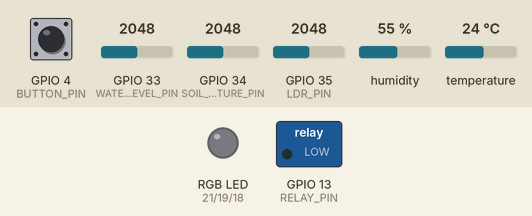
Recording of a sketch running on a simulated ESP32. Shown: switched loads named in the sketch (green lamp = pin HIGH), an RGB LED mixed from three pins (HIGH = lit). The test bench sets the inputs (shaded band); at power-on: GPIO 4 (BUTTON_PIN) LOW, GPIO 33 (WATER_LEVEL_PIN) = 2048, GPIO 34 (SOIL_MOISTURE_PIN) = 2048, GPIO 35 (LDR_PIN) = 2048, humidity 55 %, temperature 24 °C. WiFi joins after 1.5 s; servers stay silent unless stated; network time is answered at once with the bench clock; the local clock reads 2024-03-15 10:24:30 at power-on unless the sketch sets it; random numbers use the default seed unless the sketch sets one; no MQTT or app messages arrive unless stated; what the sketch prints to the serial monitor is not drawn.

Above: at 2.7 s.
2.8 s: GPIO 4 (BUTTON_PIN) pulled HIGH for 0.15 s
At 4.2 s:
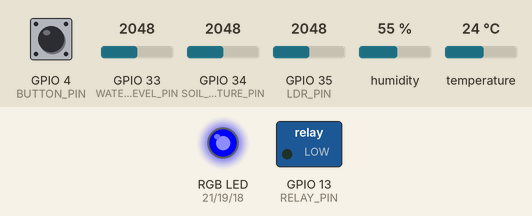
At 31.2 s:
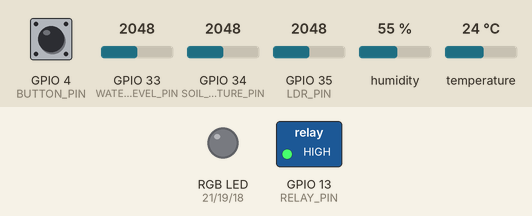
Timing chart, 0 to 31.5 s (numbered marks = the images above; inputs shaded):
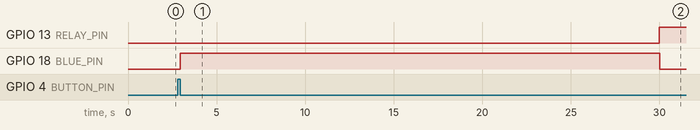

The sketch:

ardunino_pflanzenbewaesserung.ino
```cpp
#include <WiFi.h>
#include <PubSubClient.h>
#include <WiFiClientSecure.h>
#include <SPI.h>
#include <DHT.h>
#include <ArduinoJson.h>
#include <WiFiUdp.h>
#include <NTPClient.h>

// Pin Definitionen
#define DHTPIN 27             // DHT11 Daten-Pin
#define DHTTYPE DHT11         // DHT11 Sensortyp
#define SOIL_MOISTURE_PIN 34  // Bodenfeuchtigkeitssensor
#define LDR_PIN 35            // Lichtintensität (LDR)
#define WATER_LEVEL_PIN 33    // Wasserstandssensor
#define RELAY_PIN 13          // Relais-Pin für die Pumpe
#define BUTTON_PIN 4          // Taster-Pin für manuelle Pumpenaktivierung

// RGB LED
#define RED_PIN 21
#define GREEN_PIN 19
#define BLUE_PIN 18

// WLAN und MQTT Anmeldedaten
const char* ssid = "OnePlus Nord 2T";
const char* password = "123vier5sechs7";
const char* mqtt_server = "abf5695669a8496cbb7cb383b743fdcc.s1.eu.hivemq.cloud";
const char* mqtt_username = "EnzoZacharias";
const char* mqtt_password = "ahNg13Q4XeHr";
const int mqtt_port = 8883;

// Sicherer Client und MQTT Client
WiFiClientSecure espClient;
PubSubClient client(espClient);

// NTP-Client-Setup
WiFiUDP ntpUDP;
NTPClient timeClient(ntpUDP, "pool.ntp.org", 3600, 60000);  // UTC+1 Zeitzone

// Zertifikat
static const char* root_ca PROGMEM = R"EOF(
-----BEGIN CERTIFICATE-----
MIIFazCCA1OgAwIBAgIRAIIQz7DSQONZRGPgu2OCiwAwDQYJKoZIhvcNAQELBQAw
TzELMAkGA1UEBhMCVVMxKTAnBgNVBAoTIEludGVybmV0IFNlY3VyaXR5IFJlc2Vh
cmNoIEdyb3VwMRUwEwYDVQQDEwxJU1JHIFJvb3QgWDEwHhcNMTUwNjA0MTEwNDM4
WhcNMzUwNjA0MTEwNDM4WjBPMQswCQYDVQQGEwJVUzEpMCcGA1UEChMgSW50ZXJu
ZXQgU2VjdXJpdHkgUmVzZWFyY2ggR3JvdXAxFTATBgNVBAMTDElTUkcgUm9vdCBY
MTCCAiIwDQYJKoZIhvcNAQEBBQADggIPADCCAgoCggIBAK3oJHP0FDfzm54rVygc
h77ct984kIxuPOZXoHj3dcKi/vVqbvYATyjb3miGbESTtrFj/RQSa78f0uoxmyF+
0TM8ukj13Xnfs7j/EvEhmkvBioZxaUpmZmyPfjxwv60pIgbz5MDmgK7iS4+3mX6U
A5/TR5d8mUgjU+g4rk8Kb4Mu0UlXjIB0ttov0DiNewNwIRt18jA8+o+u3dpjq+sW
T8KOEUt+zwvo/7V3LvSye0rgTBIlDHCNAymg4VMk7BPZ7hm/ELNKjD+Jo2FR3qyH
B5T0Y3HsLuJvW5iB4YlcNHlsdu87kGJ55tukmi8mxdAQ4Q7e2RCOFvu396j3x+UC
B5iPNgiV5+I3lg02dZ77DnKxHZu8A/lJBdiB3QW0KtZB6awBdpUKD9jf1b0SHzUv
KBds0pjBqAlkd25HN7rOrFleaJ1/ctaJxQZBKT5ZPt0m9STJEadao0xAH0ahmbWn
OlFuhjuefXKnEgV4We0+UXgVCwOPjdAvBbI+e0ocS3MFEvzG6uBQE3xDk3SzynTn
jh8BCNAw1FtxNrQHusEwMFxIt4I7mKZ9YIqioymCzLq9gwQbooMDQaHWBfEbwrbw
qHyGO0aoSCqI3Haadr8faqU9GY/rOPNk3sgrDQoo//fb4hVC1CLQJ13hef4Y53CI
rU7m2Ys6xt0nUW7/vGT1M0NPAgMBAAGjQjBAMA4GA1UdDwEB/wQEAwIBBjAPBgNV
HRMBAf8EBTADAQH/MB0GA1UdDgQWBBR5tFnme7bl5AFzgAiIyBpY9umbbjANBgkq
hkiG9w0BAQsFAAOCAgEAVR9YqbyyqFDQDLHYGmkgJykIrGF1XIpu+ILlaS/V9lZL
ubhzEFnTIZd+50xx+7LSYK05qAvqFyFWhfFQDlnrzuBZ6brJFe+GnY+EgPbk6ZGQ
3BebYhtF8GaV0nxvwuo77x/Py9auJ/GpsMiu/X1+mvoiBOv/2X/qkSsisRcOj/KK
NFtY2PwByVS5uCbMiogziUwthDyC3+6WVwW6LLv3xLfHTjuCvjHIInNzktHCgKQ5
ORAzI4JMPJ+GslWYHb4phowim57iaztXOoJwTdwJx4nLCgdNbOhdjsnvzqvHu7Ur
TkXWStAmzOVyyghqpZXjFaH3pO3JLF+l+/+sKAIuvtd7u+Nxe5AW0wdeRlN8NwdC
jNPElpzVmbUq4JUagEiuTDkHzsxHpFKVK7q4+63SM1N95R1NbdWhscdCb+ZAJzVc
oyi3B43njTOQ5yOf+1CceWxG1bQVs5ZufpsMljq4Ui0/1lvh+wjChP4kqKOJ2qxq
4RgqsahDYVvTH9w7jXbyLeiNdd8XM2w9U/t7y0Ff/9yi0GE44Za4rF2LN9d11TPA
mRGunUHBcnWEvgJBQl9nJEiU0Zsnvgc/ubhPgXRR4Xq37Z0j4r7g1SgEEzwxA57d
emyPxgcYxn/eR44/KJ4EBs+lVDR3veyJm+kXQ99b21/+jh5Xos1AnX5iItreGCc=
-----END CERTIFICATE-----)EOF";

// Variablen
int soilMoistureValue, soilMoisturePercent, ldrValue, waterLevelValue;
float humidity, tempDHT, ldrPercent, waterLevelPercent;
volatile bool relayFlag = false;  // Flag für Relaisaktivierung
unsigned long relayActivationTime = 0;
bool isNightMode = false;  // Nachtmodus überprüfen
unsigned long lastDebounceTime = 0;
const unsigned long debounceDelay = 500; // 500 ms Tasterprellen

// Intervalle
const unsigned long dayInterval = 60000;  // 60 Sekunden am Tag

// DHT Sensor Initialisierung
DHT dht(DHTPIN, DHTTYPE);

// Funktionsprototypen
void readSensors();
void publishSensorData();
void goToDeepSleep(unsigned long sleepDuration);
void reconnectMQTT();
void updateRGBLED();
void setRGBColor(int r, int g, int b);
void IRAM_ATTR setRelayFlag() {
  unsigned long currentTime = millis();
  if (currentTime - lastDebounceTime > debounceDelay) {
    relayFlag = true;
    Serial.println("Pumpflag gesetzt!");
    setRGBColor(0, 0, 255);
    lastDebounceTime = currentTime;
  }
}

void callback(char* topic, byte* payload, unsigned int length) {
  String incomingMessage = "";
  for (int i = 0; i < length; i++) incomingMessage += (char)payload[i];
  if (String(topic) == "manuel_watering") {
    DynamicJsonDocument doc(256);
    if (deserializeJson(doc, incomingMessage) == DeserializationError::Ok) {
      if (doc["action"] == "water") setRelayFlag();
    }
  }
}

void setup() {
  Serial.begin(115200);

  // Verbindung zu WLAN herstellen
  WiFi.begin(ssid, password);
  while (WiFi.status() != WL_CONNECTED) {
    Serial.print(".");
    delay(500);
  }
  Serial.println("WLAN verbunden");

  // NTP-Client starten
  timeClient.begin();

  // MQTT-Client einrichten
  espClient.setCACert(root_ca);
  client.setServer(mqtt_server, mqtt_port);
  client.setCallback(callback);
  reconnectMQTT();

  // Sensoren und Pins initialisieren
  dht.begin();
  pinMode(RELAY_PIN, OUTPUT);
  pinMode(SOIL_MOISTURE_PIN, INPUT);
  pinMode(LDR_PIN, INPUT);
  pinMode(WATER_LEVEL_PIN, INPUT);
  pinMode(RED_PIN, OUTPUT);
  pinMode(GREEN_PIN, OUTPUT);
  pinMode(BLUE_PIN, OUTPUT);
  pinMode(BUTTON_PIN, INPUT_PULLDOWN);
  attachInterrupt(digitalPinToInterrupt(BUTTON_PIN), setRelayFlag, FALLING);

  readSensors();   // Sensordaten auslesen
  updateRGBLED();  // LED aktualisieren
}

void loop() {
  if (!client.connected()) reconnectMQTT();  // MQTT-Verbindung sicherstellen
  client.loop();

  // NTP-Zeitaktualisierung
  timeClient.update();
  if (timeClient.getEpochTime() == 0) {
    Serial.println("Fehler beim Abrufen der NTP-Zeit");
  } else {
    int hour = timeClient.getHours();
    int minute = timeClient.getMinutes();
    int second = timeClient.getSeconds();

    // Überprüfen, ob es Nacht ist (zwischen 20:00 und 07:00 Uhr)
    isNightMode = (hour >= 20 || hour < 7);

    if (isNightMode) {
      // Im Nachtmodus:
      // LED deaktivieren
      digitalWrite(RED_PIN, LOW);
      digitalWrite(GREEN_PIN, LOW);
      digitalWrite(BLUE_PIN, LOW);

      // Nicht-blockierender Puffer nach Deep Sleep
      static unsigned long wakeTime = 0;
      if (wakeTime == 0) wakeTime = millis();  // Aufwachzeitpunkt speichern
      if (millis() - wakeTime < 20000) {       // 20 Sekunden Puffer
        Serial.println("Warten auf Verbindungen...");
        return;  // Warten, bis 20 Sekunden vorbei sind
      }

      // Sensordaten auslesen und veröffentlichen
      readSensors();
      publishSensorData();

      // Deep Sleep bis zur nächsten vollen oder halben Stunde berechnen
      int sleepMinutes = (minute < 30) ? (30 - minute) : (60 - minute);
      unsigned long sleepDuration = (sleepMinutes * 60 - second) * 1000000; // Zeit bis zur nächsten Markierung in Mikrosekunden
      goToDeepSleep(sleepDuration);
    } else {
      // Im Tagmodus:
      static int lastMinute = -1;

      if (second == 0 && minute != lastMinute) {  // Neue Minute erreicht
        lastMinute = minute;

        // Überprüfung des Relais-Flags, um das Relais zu aktivieren
        if (relayFlag) {
          digitalWrite(RELAY_PIN, HIGH);  // Relais einschalten <= Pumpe aktivieren
          if (relayActivationTime == 0) {
            relayActivationTime = millis();  // Zeit für die Relais-Aktivierung setzen
            relayFlag = false;
          }
        }

        readSensors();        // Sensordaten auslesen
        updateRGBLED();       // LED aktualisieren
        publishSensorData();  // Sensordaten veröffentlichen
      }

      // Pumpe nach 2 Sekunden Bewässerung wieder deaktivieren
      if (relayActivationTime != 0) {
        if (millis() - relayActivationTime >= 2000) {
          digitalWrite(RELAY_PIN, LOW);  // Relais ausschalten
          relayActivationTime = 0;      // Relais-Aktivierungszeit zurücksetzen
          relayFlag = false;
        }
      }
    }
  }
}

// Funktion zum Auslesen der Sensoren
void readSensors() {
  soilMoistureValue = analogRead(SOIL_MOISTURE_PIN);
  soilMoisturePercent = map(soilMoistureValue, 3000, 500, 0, 100);
  humidity = dht.readHumidity();
  tempDHT = dht.readTemperature();
  ldrValue = analogRead(LDR_PIN);
  ldrPercent = map(ldrValue, 0, 4095, 0, 100);
  waterLevelValue = analogRead(WATER_LEVEL_PIN);
  waterLevelPercent = map(waterLevelValue, 0, 1900, 0, 100);
}

// Funktion zur Aktualisierung der RGB-LED
void updateRGBLED() {
  if (waterLevelPercent < 25 && waterLevelPercent > 10) {
    setRGBColor(255, 255, 0);  // Gelb für niedrigen Wasserstand
  } else if (waterLevelPercent <= 10) {
    setRGBColor(255, 0, 0);  // Rot für kritischen Wasserstand
  } else {
    setRGBColor(0, 0, 0);  // LED ausschalten
  }
}

// Funktion zum Setzen der RGB-Farbe
void setRGBColor(int r, int g, int b) {
  analogWrite(RED_PIN, r);
  analogWrite(GREEN_PIN, g);
  analogWrite(BLUE_PIN, b);
}

// Funktion zum Veröffentlichen der Sensordaten über MQTT
void publishSensorData() {
  // Zeit aktualisieren
  timeClient.update();
  String currentTime = String(timeClient.getHours()) + ":" + String(timeClient.getMinutes()) + ":" + String(timeClient.getSeconds());

  // Sensordaten in Payload formatieren
  String payload = "{\"Temperature\":" + String(tempDHT) +
                    ",\"Humidity\":" + String(humidity) +
                    ",\"SoilMoisture\":" + String(soilMoisturePercent) +
                    ",\"LightIntensity\":" + String(ldrPercent) +
                    ",\"WaterLevel\":" + String(waterLevelPercent) + "}";

  // Sensordaten über MQTT veröffentlichen
  client.publish("plant_watering", payload.c_str(), false);

  // Ausgabe der Sensordaten und der aktuellen Zeit auf der seriellen Konsole
  Serial.print("Time: ");
  Serial.println(currentTime);
  Serial.println("Sensor Data: ");
  Serial.println(payload);
}

// Funktion, um in den Deep-Sleep-Modus zu wechseln
void goToDeepSleep(unsigned long sleepDuration) {
  esp_sleep_enable_timer_wakeup(sleepDuration);
  esp_deep_sleep_start();
}

// Funktion zum Wiederverbinden mit MQTT
void reconnectMQTT() {
  while (!client.connected()) {
    Serial.print("Verbindung zu MQTT wird hergestellt...");
    String clientId = "ESP8266Client-" + String(random(0xffff), HEX);
    if (client.connect(clientId.c_str(), mqtt_username, mqtt_password)) {
      Serial.println("verbunden");
      client.subscribe("manuel_watering");
    } else {
      Serial.print("fehlgeschlagen, rc=");
      Serial.println(client.state());
      delay(5000);
    }
  }
}
```

Measured:
- after the input at 2.8 s, GPIO 13 (RELAY_PIN): LOW → HIGH after 27.2 s; GPIO 18 (BLUE_PIN): LOW → HIGH after 0.15 s, → LOW 27.1 s later
